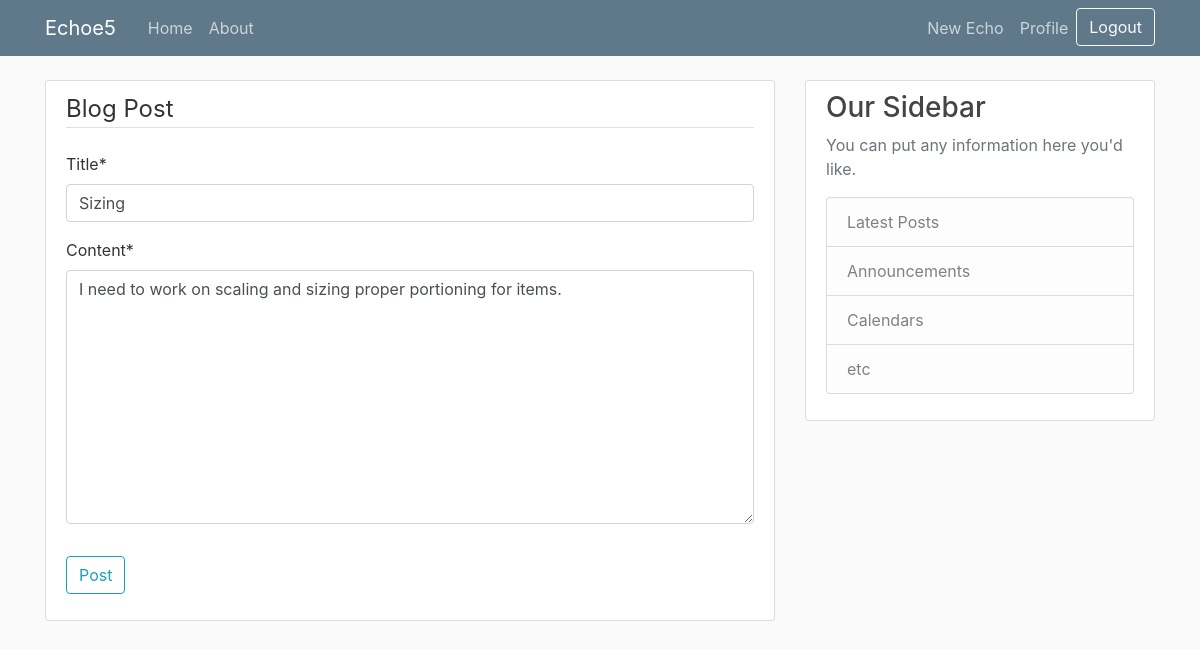
/post/14/update/ (signed in), run on an earlier commit of the app's database.
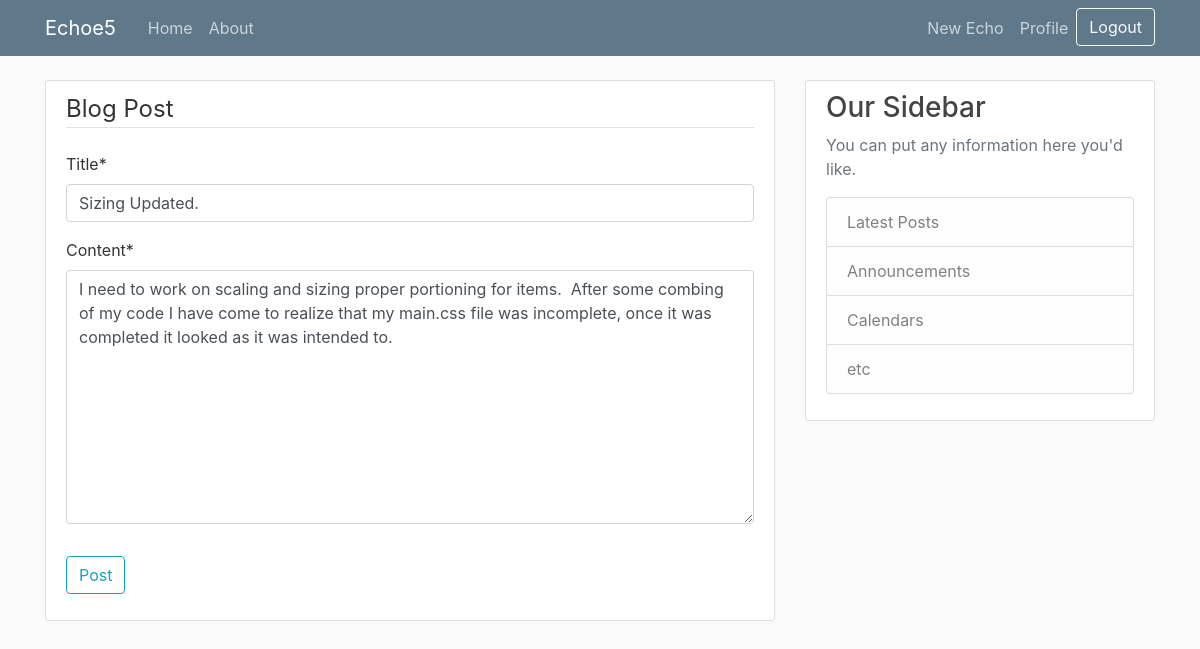
And on a later commit of the database.
### blog/models.py (models this page shows, shortened)
class Post(models.Model):
    title = models.CharField(max_length=100)
    content = models.TextField()
    date_posted = models.DateTimeField(default=timezone.now)
    author = models.ForeignKey(User, on_delete=models.CASCADE)

### blog/views.py (the view, shortened to what this page needs)
# urls.py: path('post/<int:pk>/update/', PostUpdateView.as_view(), name='post-update'),
class PostUpdateView(LoginRequiredMixin, UserPassesTestMixin, UpdateView):
    model = Post
    fields = ['title', 'content']
    def test_func(self):
        post = self.get_object()
        if self.request.user == post.author:
            return True
        return False

### blog/templates/blog/post_form.html (shortened to what this page needs)
{% extends "blog/base.html" %}
{% load crispy_forms_tags %}
{% block content %}
    <div class="content-section">
        <form method="POST">
            <fieldset class="form-group">
                <legend class="border-bottom mb-4">Blog Post</legend>
                {{ form|crispy }}
            </fieldset>
            <div class="form-group">
                <button class="btn btn-outline-info" type="submit">Post</button>
            </div>
        </form>
    </div>
{% endblock content %}

What changed in the data, as far as the page shows it:
changed Post: title "Sizing" → "Sizing Updated."; content "I need to work on scaling and sizing proper portioning for items." → "…proper portioning for items. After some combing of my code I have come to realize that my main.css file was incomplete, once it was completed it looked as it was intended to."
